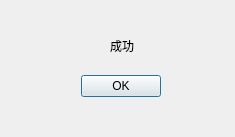
<?xml version="1.0" encoding="UTF-8"?>
<ui version="4.0">
 <class>ResultDialog</class>
 <widget class="QDialog" name="ResultDialog">
  <property name="geometry">
   <rect>
    <x>0</x>
    <y>0</y>
    <width>235</width>
    <height>137</height>
   </rect>
  </property>
  <property name="windowTitle">
   <string>Dialog</string>
  </property>
  <widget class="QDialogButtonBox" name="resultbuttonBox">
   <property name="geometry">
    <rect>
     <x>80</x>
     <y>70</y>
     <width>81</width>
     <height>32</height>
    </rect>
   </property>
   <property name="orientation">
    <enum>Qt::Horizontal</enum>
   </property>
   <property name="standardButtons">
    <set>QDialogButtonBox::Ok</set>
   </property>
  </widget>
  <widget class="QLabel" name="resultlabel">
   <property name="geometry">
    <rect>
     <x>110</x>
     <y>20</y>
     <width>31</width>
     <height>51</height>
    </rect>
   </property>
   <property name="text">
    <string>成功</string>
   </property>
  </widget>
 </widget>
 <resources/>
 <connections>
  <connection>
   <sender>resultbuttonBox</sender>
   <signal>accepted()</signal>
   <receiver>ResultDialog</receiver>
   <slot>accept()</slot>
   <hints>
    <hint type="sourcelabel">
     <x>248</x>
     <y>254</y>
    </hint>
    <hint type="destinationlabel">
     <x>157</x>
     <y>274</y>
    </hint>
   </hints>
  </connection>
  <connection>
   <sender>resultbuttonBox</sender>
   <signal>rejected()</signal>
   <receiver>ResultDialog</receiver>
   <slot>reject()</slot>
   <hints>
    <hint type="sourcelabel">
     <x>316</x>
     <y>260</y>
    </hint>
    <hint type="destinationlabel">
     <x>286</x>
     <y>274</y>
    </hint>
   </hints>
  </connection>
 </connections>
</ui>
